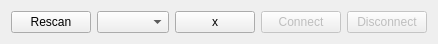
<?xml version="1.0" encoding="UTF-8"?>
<ui version="4.0">
 <class>SerialManager</class>
 <widget class="QWidget" name="SerialManager">
  <property name="geometry">
   <rect>
    <x>0</x>
    <y>0</y>
    <width>400</width>
    <height>42</height>
   </rect>
  </property>
  <property name="windowTitle">
   <string>Form</string>
  </property>
  <layout class="QHBoxLayout" name="horizontalLayout">
   <item>
    <widget class="QPushButton" name="scanButton">
     <property name="text">
      <string>Rescan</string>
     </property>
    </widget>
   </item>
   <item>
    <widget class="QComboBox" name="comboBox"/>
   </item>
   <item>
    <widget class="QPushButton" name="xButton">
     <property name="text">
      <string>x</string>
     </property>
    </widget>
   </item>
   <item>
    <widget class="QPushButton" name="connectButton">
     <property name="enabled">
      <bool>false</bool>
     </property>
     <property name="text">
      <string>Connect</string>
     </property>
    </widget>
   </item>
   <item>
    <widget class="QPushButton" name="disconnectButton">
     <property name="enabled">
      <bool>false</bool>
     </property>
     <property name="text">
      <string>Disconnect</string>
     </property>
    </widget>
   </item>
  </layout>
 </widget>
 <resources/>
 <connections/>
</ui>
